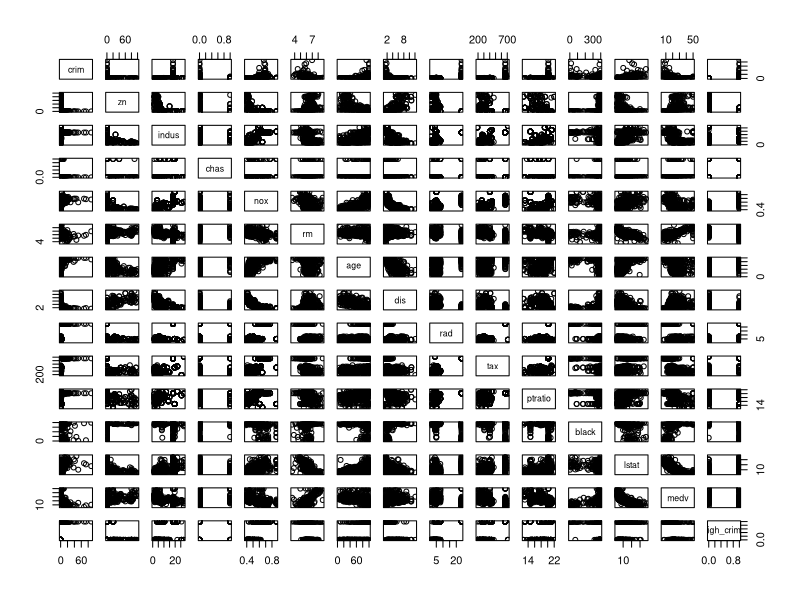

Source code (R):
library(MASS)
summary(Boston)
View(Boston)
attach(Boston)

# 1. preparation 
# 1.1 crime rate above median
high_crime = rep(0, length(crim))
high_crime[crim > median(crim)] = 1
Boston = data.frame(Boston,high_crime)
# 1.2 split dataset (70% training + 30% test)
gp <- runif(nrow(Boston)) # generate uniform random numbers
Boston.train <- Boston[gp < 0.7,]
Boston.test <- Boston[gp >=0.7,]
high_crime.test = Boston.test$high_crime
idx = 1:nrow(Boston)
train = idx[gp<0.7]
test = idx[gp>=0.7]


pairs(Boston)

# 2. logistic regression
glm.fit = glm(high_crime ~ nox+age+dis+medv+black, data = Boston.train, family = binomial)
summary(glm.fit)
glm.probs = predict(glm.fit, Boston.test, type = "response")
glm.pred = rep(0,length(glm.probs))
glm.pred[glm.probs>0.5]=1
mean(glm.pred!=high_crime.test)

# 3. LDA
lda.fit = lda(high_crime ~ nox+age+dis+medv+black, data = Boston.train)
lda.pred = predict(lda.fit, Boston.test)
mean(lda.pred$class!=high_crime.test)

# 4. Naive Bayes
library(e1071)   # install.packages("e1071")
nb.fit = naiveBayes(high_crime ~ nox+age+dis+medv+black, data = Boston.train)
nb.pred = predict(nb.fit,Boston.test)
mean(nb.pred!=high_crime.test)

# 5. KNN
library(class)
train.X = cbind(nox,age,dis,medv,black)[train,]
test.X = cbind(nox,age,dis,medv,black)[test,]
train.high_crime = high_crime[train]
set.seed(1)
# k=1
knn.pred_1 = knn(train.X,test.X,train.high_crime,k=1)
mean(knn.pred_1!=high_crime.test)
# k=10
set.seed(1)
knn.pred_10 = knn(train.X,test.X,train.high_crime,k=10)
mean(knn.pred_10!=high_crime.test)

# 5.1 KNN with all features
train.X = cbind(zn, indus, chas, nox, rm, age, dis, rad, tax, ptratio, black,lstat, medv)[train,]
test.X = cbind(zn, indus, chas, nox, rm, age, dis, rad, tax, ptratio, black,lstat, medv)[test,]
train.high_crime = high_crime[train]

set.seed(1)
knn.pred_10 = knn(train.X,test.X,train.high_crime,k=10)
mean(knn.pred_10!=high_crime.test)

